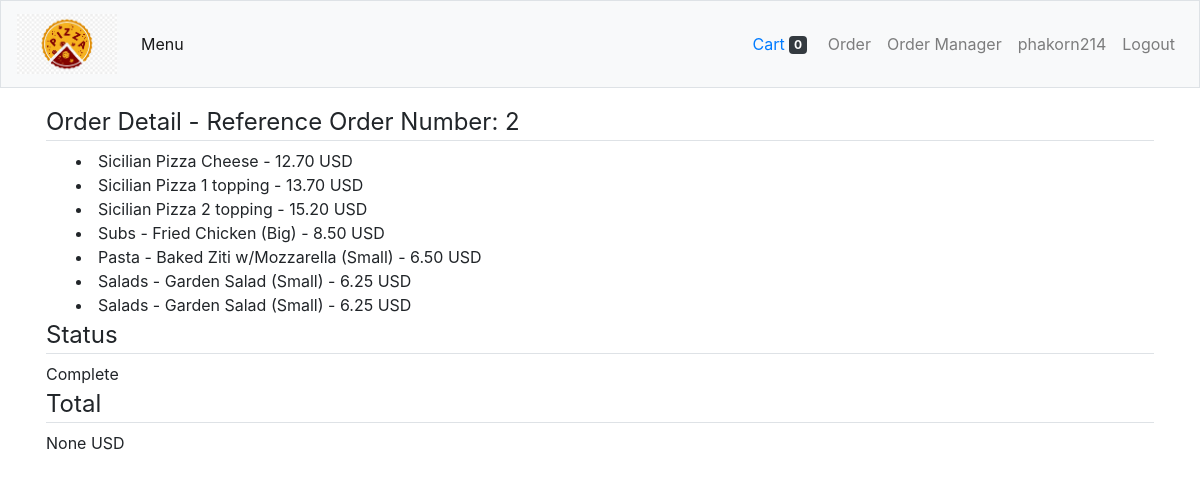
The page /orderDetail/2 (signed in) on the database its author committed.
### orders/models.py (models this page shows, shortened)
class PizzaOrder(models.Model):
    topping = models.IntegerField(default=0)
    pizza_ref = models.ForeignKey(Pizza,on_delete=models.CASCADE)
    order_number = models.ForeignKey(Order,on_delete=models.CASCADE)
    order_price = models.DecimalField(
            max_digits=5,
            decimal_places=2,
            help_text="Price in USD"
    )

class Pizza(models.Model):
    style = models.CharField(
        max_length=20,
        choices=STYLES
    )
    name = models.CharField(
        max_length=20,
    )
    small_price = models.DecimalField(
        max_digits=5,
        decimal_places=2,
        help_text="Price in USD"
    )
    big_price = models.DecimalField(
        max_digits=5,
        decimal_places=2,
        help_text="Price in USD"
    )
    max_topping=models.IntegerField(default=0)

class ItemOrder(models.Model):
    item_ref = models.ForeignKey(Item,on_delete=models.CASCADE)
    order_number = models.ForeignKey(Order,on_delete=models.CASCADE)
    order_price = models.DecimalField(
                max_digits=5,
                decimal_places=2,
                help_text="Price in USD"
    )

class Item(models.Model):
    name = models.CharField(max_length=50)
    small_price = models.DecimalField(
        max_digits=5,
        decimal_places=2,
        help_text="Price in USD"
    )
    big_price = models.DecimalField(
        max_digits=5,
        decimal_places=2,
        help_text="Price in USD",
        null=True,
        blank=True
    )
    category=models.ForeignKey(Category,on_delete=models.CASCADE)

class Category(models.Model):
    name=models.CharField(max_length=64)
    def __str__(self):
        return f"{self.name}"

class Order(models.Model):
    user = models.ForeignKey(User,on_delete=models.CASCADE)
    status = models.CharField(
        max_length=20,
        choices=STATUS
    )
    total_price = models.DecimalField(
            max_digits=5,
            decimal_places=2,
            help_text="Price in USD",
            null=True,
            blank=True
    )

### orders/views.py (the view)
# urls.py: path("orderDetail/<str:ref>", views.orderDetail, name="orderDetail"),
@login_required(login_url='/login/')
def orderDetail(request,ref):
    id=Order.objects.get(pk=ref).id
    context = {
        "orders": Order.objects.get(pk=ref),
        "ItemOrder": ItemOrder.objects.filter(order_number=id),
        "PizzaOrder": PizzaOrder.objects.filter(order_number=id),
        "ToppingOrder": ToppingOrder.objects.filter(order_number=id),
        "order_number": id,
    }
    return render(request, "orders/orderDetail.html", context)

### orders/templates/orders/orderDetail.html (shortened to what this page needs)
{% extends "orders/layout.html" %}
{% block content %}
<legend class="border-bottom mb-12">Order Detail - Reference Order Number: {{ order_number }}</legend>
<div class="container menu-container">
    <div class="col-md-12">
      {% for Pizza in PizzaOrder %}
            <li>
                {{ Pizza.pizza_ref.style}} Pizza {{ Pizza.pizza_ref.name }} - {{ Pizza.order_price}} USD
            </li>
      {% endfor %}
      {% for Item in ItemOrder %}
        {% if Item.item_ref.small_price == Item.order_price %}
              <li>
                  {{ Item.item_ref.category }} - {{ Item.item_ref.name }} (Small) - {{Item.order_price}} USD
              </li>
        {% else %}
              <li>
                  {{ Item.item_ref.category }} - {{ Item.item_ref.name }} (Big) - {{Item.order_price}} USD
              </li>
        {% endif %}
      {% endfor %}
    </div>
</div>
<legend class="border-bottom mb-12">Status</legend>
<div>
   {{ orders.status }}
</div>
<legend class="border-bottom mb-12">Total</legend>
<div>
   {{ orders.total_price }} USD
</div>
{% endblock %}

### orders/templates/orders/layout.html (shortened to what this page needs)
{% load static %}
<!DOCTYPE html>
<html lang="en">
    <head>
        <link rel="stylesheet" type="text/css" media="screen" href="{% static 'bootstrap.min.css' %}" />
        <link rel="stylesheet" href="{% static 'style.css' %}">
    </head>
    <body>
            <nav class="navbar navbar-expand-lg navbar-light bg-light border">
                    <a class="navbar-brand" href="{% url 'index' %}">
                        <img src="{% static 'pizza.png' %}" width="100" height="60" alt="Pizza">
                    </a>
                    <div class="collapse navbar-collapse" id="navbarNavDropdown">
                    {% if user.is_authenticated %}
                      <ul class="navbar-nav">
                        <li class="nav-item active">
                          <a class="nav-link" href="{% url 'index' %}">Menu</a>
                        </li>
                      </ul>
                      <ul class="navbar-nav ml-auto">
                          <button type="button" class="btn btn-light">
                              <a href="{%url "cart" %}">
                                Cart
                              </a>
                              <span id="cart_badge" data-items="0" class="badge badge-dark">
                                0
                              </span>
                          </button>
                          <li class="nav-item"><a class="nav-link" href="{% url 'order' %}">Order</a></li>
                          {% if user.is_superuser %}
                          <li class="nav-item"><a class="nav-link" href="{% url 'orderManager' %}">Order Manager</a></li>
                          {% endif %}
                          <li class="nav-item"><a class="nav-link" href="#">{{ user.username }}</a></li>
                          <li class="nav-item"><a class="nav-link" href="{% url 'logout' %}">Logout</a></li>
                      </ul>
                    {% else %}
                        <ul class="navbar-nav ml-auto">
                            <li class="nav-item"><a class="nav-link" href="{% url 'register' %}">Register</a></li>
                            <li class="nav-item"><a class="nav-link" href="{% url 'login' %}">Login</a></li>
                        </ul>
                    {% endif %}
                    </div>
                  </nav>
    </body>
    <main class="container p-3">
        {% block content %}{% endblock %}
    </main>
</html>

### orders/static/style.css (style rules this page uses)
main { overflow-x: auto; }
.menu-container { display: flex; flex-direction: row; flex-wrap: wrap; justify-content: space-around; align-items: baseline; }

### rows shown on the page
PizzaOrder: pizza_ref.style "Sicilian", pizza_ref.name "Cheese", order_price "12.70"
PizzaOrder: pizza_ref.style "Sicilian", pizza_ref.name "1 topping", order_price "13.70"
PizzaOrder: pizza_ref.style "Sicilian", pizza_ref.name "2 topping", order_price "15.20"
ItemOrder: item_ref.category "Subs", item_ref.name "Fried Chicken", order_price "8.50"
ItemOrder: item_ref.category "Pasta", item_ref.name "Baked Ziti w/Mozzarella", order_price "6.50"
ItemOrder: item_ref.category "Salads", item_ref.name "Garden Salad", order_price "6.25"
ItemOrder: item_ref.category "Salads", item_ref.name "Garden Salad", order_price "6.25"
Order: status "Complete", total_price "None"

### other values the page prints
{{ user.username }} "phakorn214"
{{ order_number }} "2"
